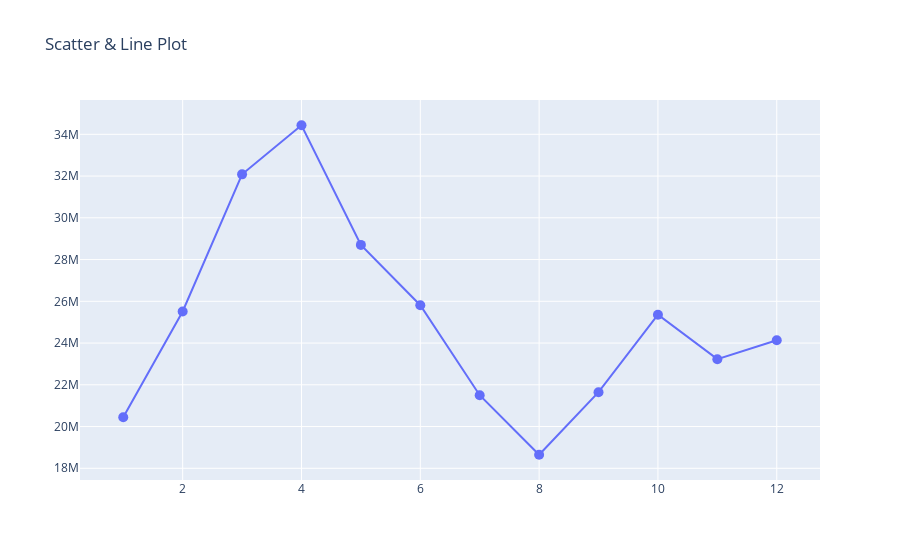

Source (notebook cell):
### Markdown cell above
# 산점도 & 선 그래프

### Code cell
# 산점도 & 선 그래프
df_g = df.groupby(["year", "month"])["Revenue"].sum().reset_index()   # 연도별,월별 매출액
df_g_20 = df_g[df_g["year"] == 2020]

A = go.Scatter(x = df_g_20["month"], y = df_g_20["Revenue"], mode = "lines+markers", marker = {"size" : 10})
                                                        #선만그리고 싶으면 lines, 산점도만 그리고 싶으면 markers
data = [A]
layout = go.Layout(title = "Scatter & Line Plot")

fig = go.Figure(data, layout)
fig.show()

### Figure 1 — Plotly figure (JSON) as saved in the notebook; plotly's stock layout.template omitted (floating-point values rounded to 4 significant figures)
{"data": [{"marker": {"size": 10}, "mode": "lines+markers", "type": "scatter", "x": [1, 2, 3, 4, 5, 6, 7, 8, 9, 10, 11, 12], "y": [20450000.0, 25510000.0, 32080000.0, 34430000.0, 28700000.0, 25810000.0, 21500000.0, 18650000.0, 21640000.0, 25360000.0, 23230000.0, 24140000.0]}], "layout": {"autosize": true, "title": {"text": "Scatter & Line Plot"}, "xaxis": {"autorange": true, "range": [0.2902, 12.71], "type": "linear"}, "yaxis": {"autorange": true, "range": [17040000.0, 36040000.0], "type": "linear"}}}
